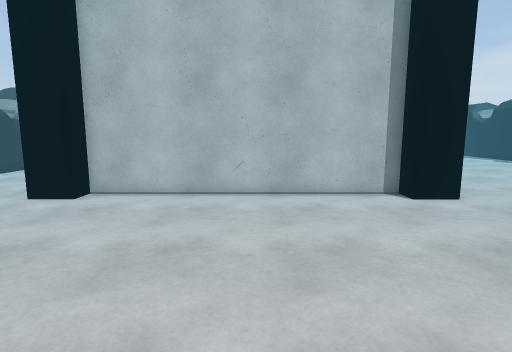
view 1 (above)

16 first-person views from a walk through a Unity game level. The camera is 1.4 m above the floor, tilts 8° down and sees 80° across. The floor is counted in squares, 0.5 m on a side. Each view is taken from the middle of a square. On the plan, view 1 faces up. The plan holds only what a view shows up to about 20 squares ahead; the rest is blank. The place goes on beyond the plan. The player character is not drawn.

view 2
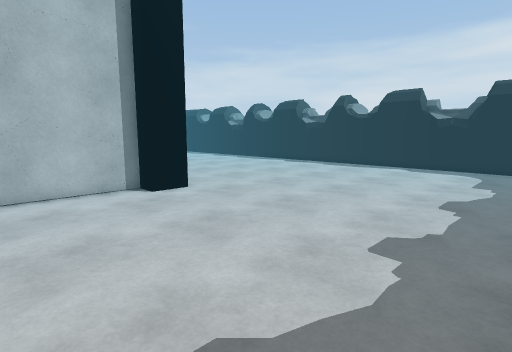

view 3
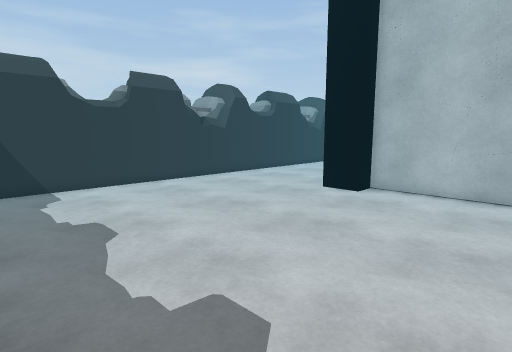

view 4
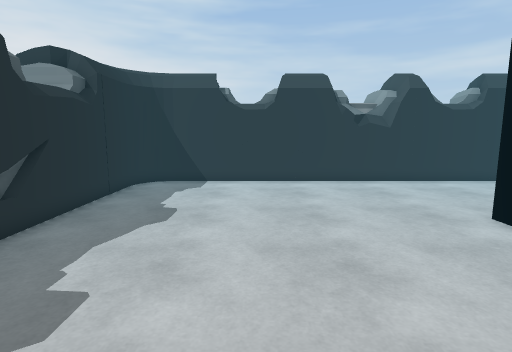

view 5
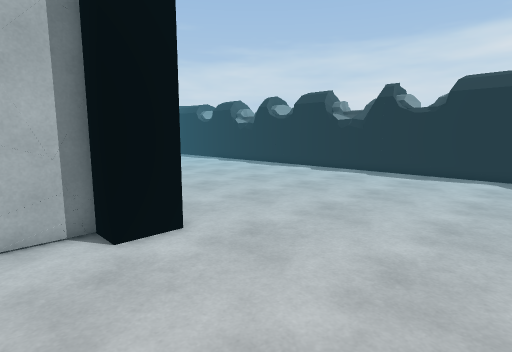

view 6
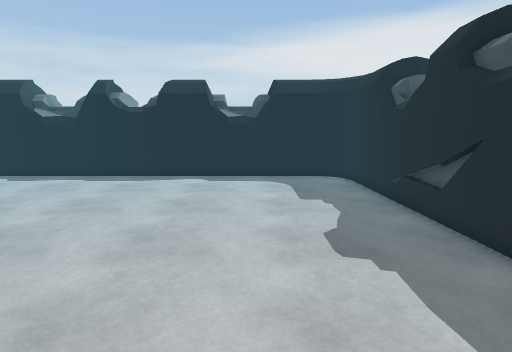

view 7
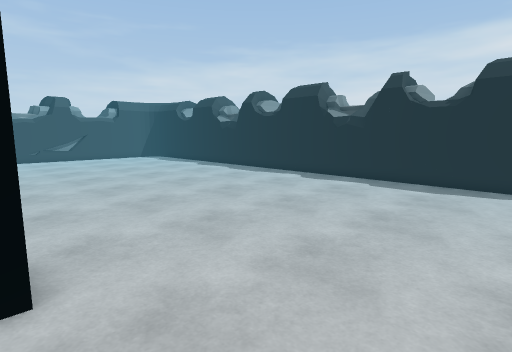

view 8
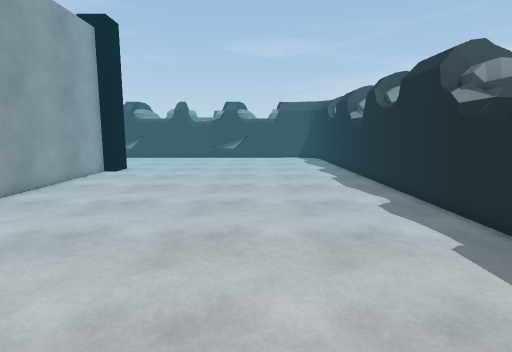

view 9
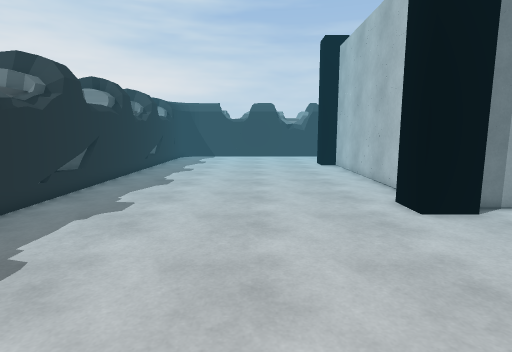

view 10
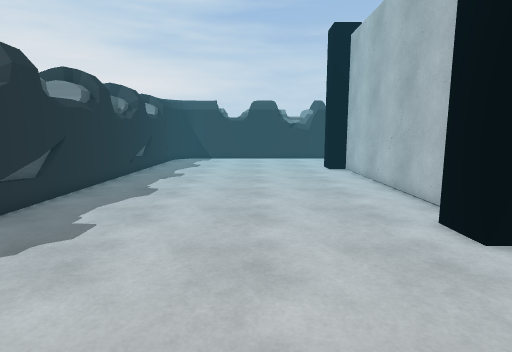

view 11
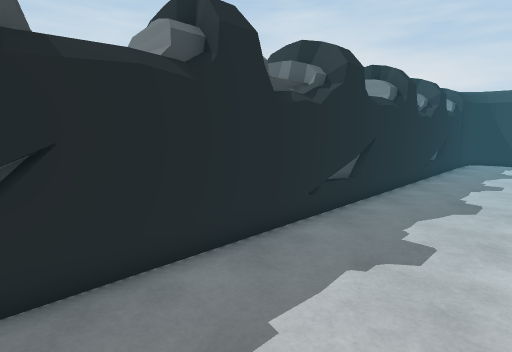

view 12
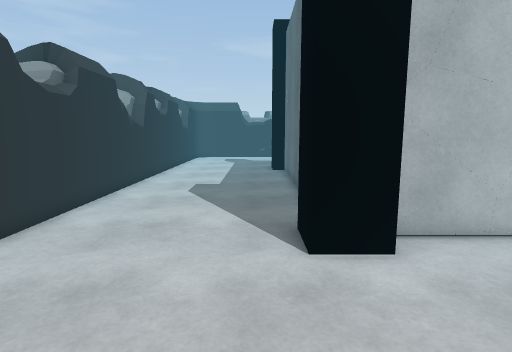

view 13
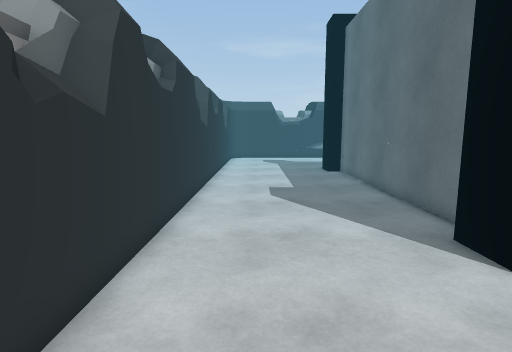

view 14
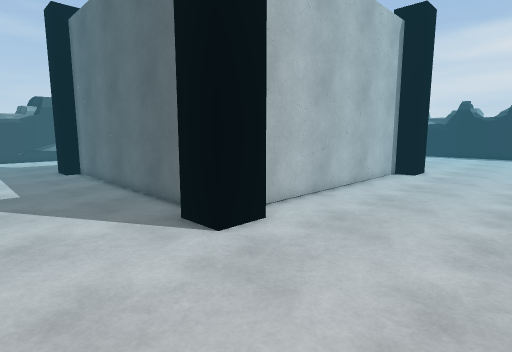

view 15
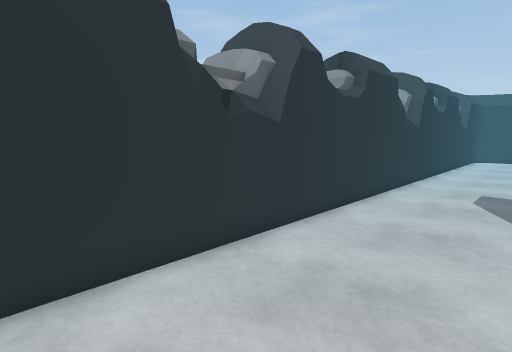

view 16
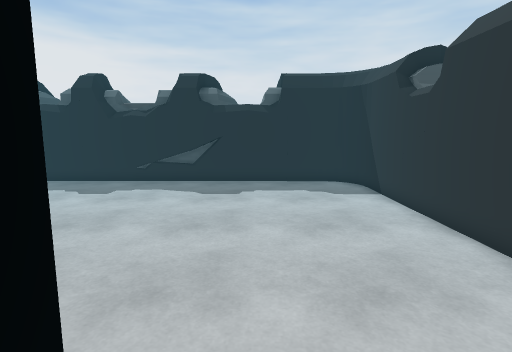

### Floor plan
Key: @ floor where view 1 was taken; # wall or solid block; . floor; O other object.
Columns run from 20 left of view 1 to 28 right of it. Each row starts with its distance up from view 1.
 27   O........#                #.................O
 26   O.........                ..................O
 25 OOO.........                ..................OO
 24  OO.........#               #.................OO
 23   O.........#               #.................O
 22   O.........#               #.................OO
 21   O.........                ..................OO
 20  OO.........                ..................OOO
 19 OOO.........                 .................OOO
 18 OOO.........                 .................OOO
 17  OO.........                 .................OO
 16   O.........                ..................OO
 15   O.......#                 ##................OO
 14 OOO.......###...#...###..#####................OOO
 13 OOO.......###..............###................OOO
 12 OOO...........................................OO
 11  OO...........................................OO
 10  OO...........................................OO
  9  OO...........................................OO
  8  OO...........................................OO
  7  OO...........................................OO
  6  OO...........................................O
  5   O...........................................O
  4  OO...........................................O
  3 OOO...........................................O
  2  OO...........................................OO
  1  OO...........................................OO
  0  OO.................@.........................OO
 -1  OOO.........................................OOO
 -2   OOOOOOOOOOOOOOOOOOOOOOOOOOOOOOOOOOOOOOOOOOOOO
 -3    OOOOOO OOOOOOOOOOO   OOOO  OOO OO   OOO
 -4        OO OO    OOOOOOO  OO   OO  O     OO

Positions as (right, up) in squares from view 1, and headings:
1: (0, 0), facing up
2: (0, -1), facing up-right
3: (-1, -1), facing up-left
4: (0, 5), facing left
5: (4, 5), facing up-right
6: (6, 4), facing right
7: (8, 7), facing up-right
8: (19, 7), facing up
9: (19, 7), facing left
10: (16, 7), facing left
11: (15, 4), facing down-left
12: (-11, 6), facing up
13: (-15, 7), facing up
14: (-15, 6), facing up-right
15: (-12, 6), facing up-left
16: (-12, 16), facing down
